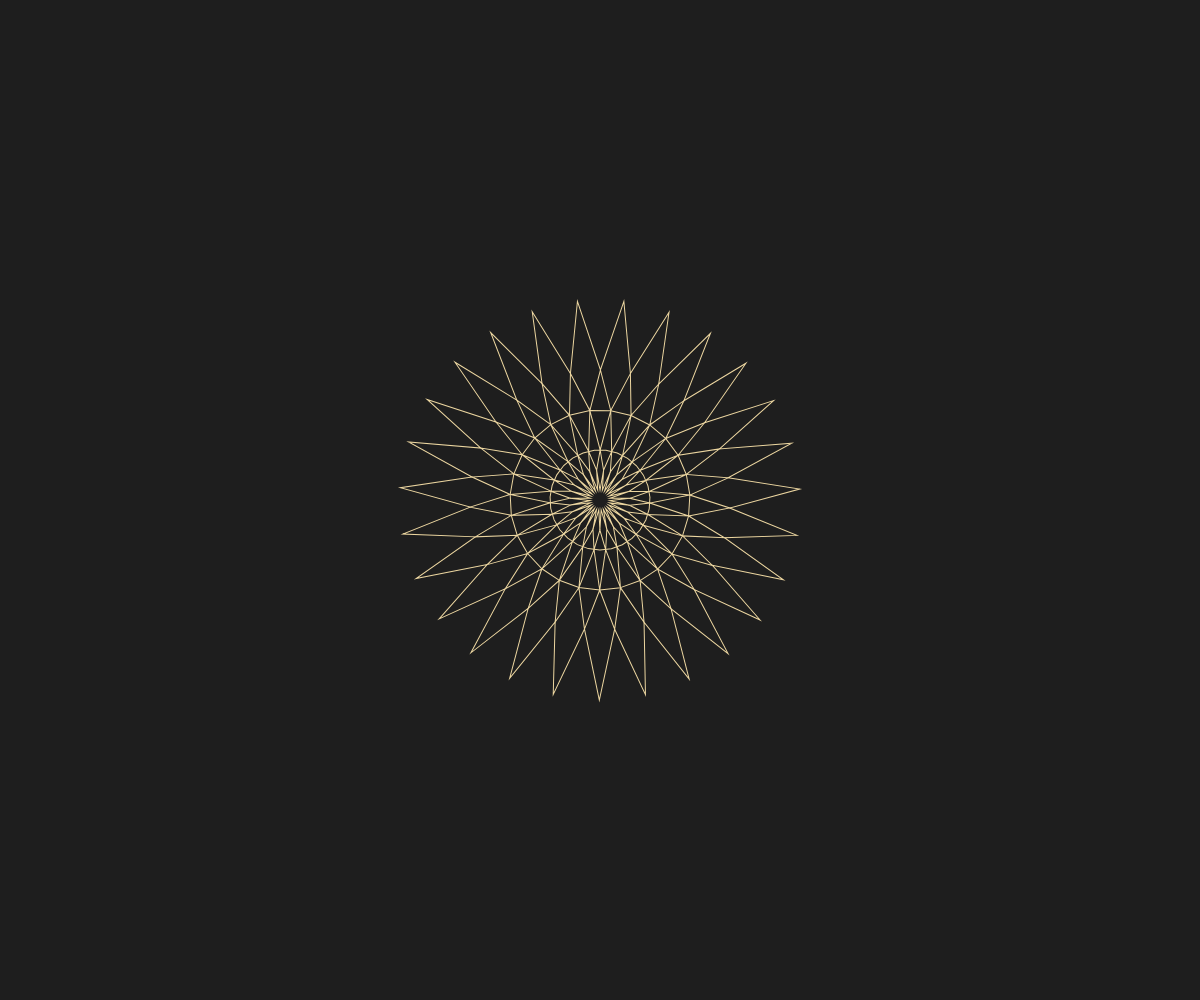
Frame 1 (no input)
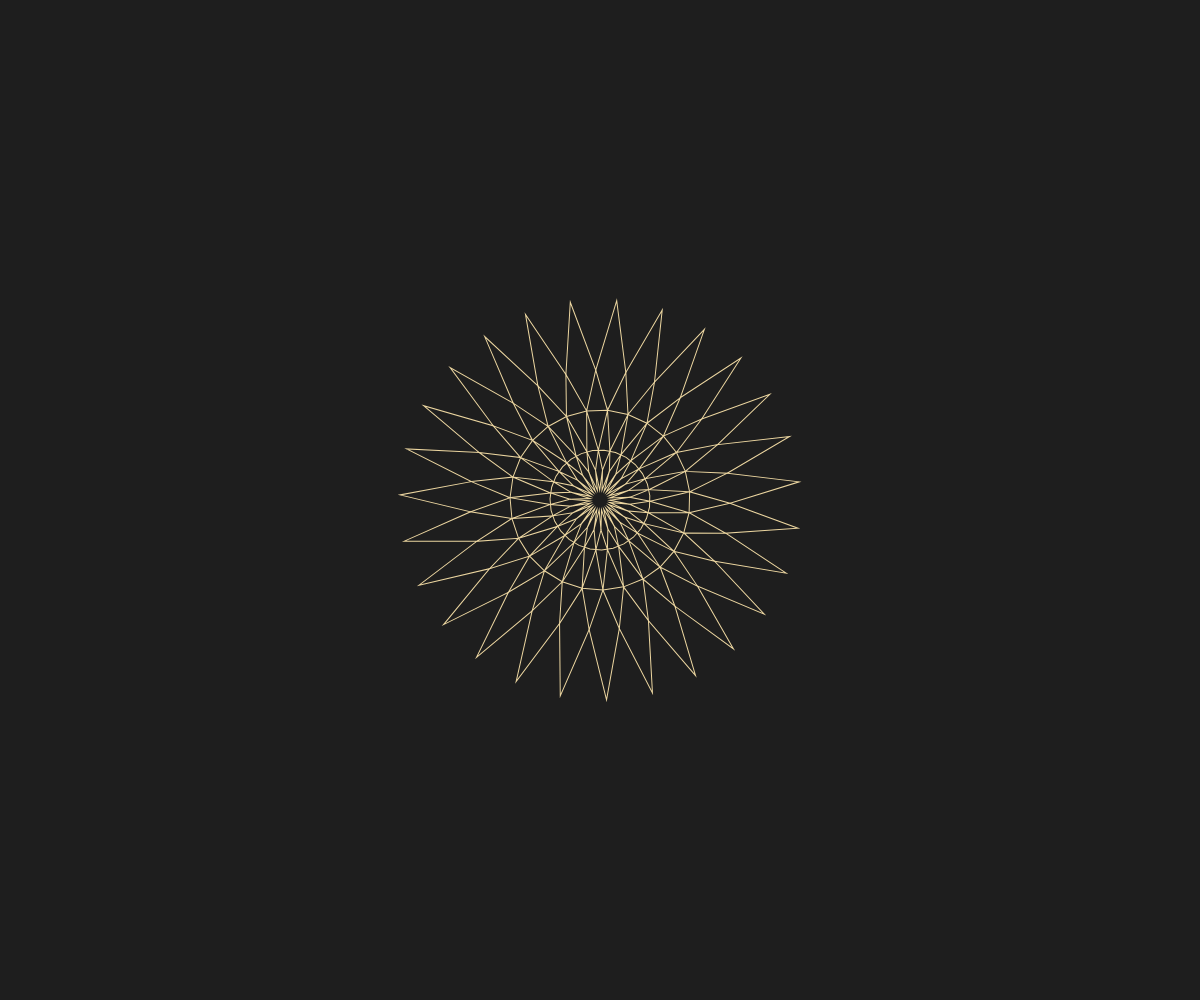
Frame 60 (no input)
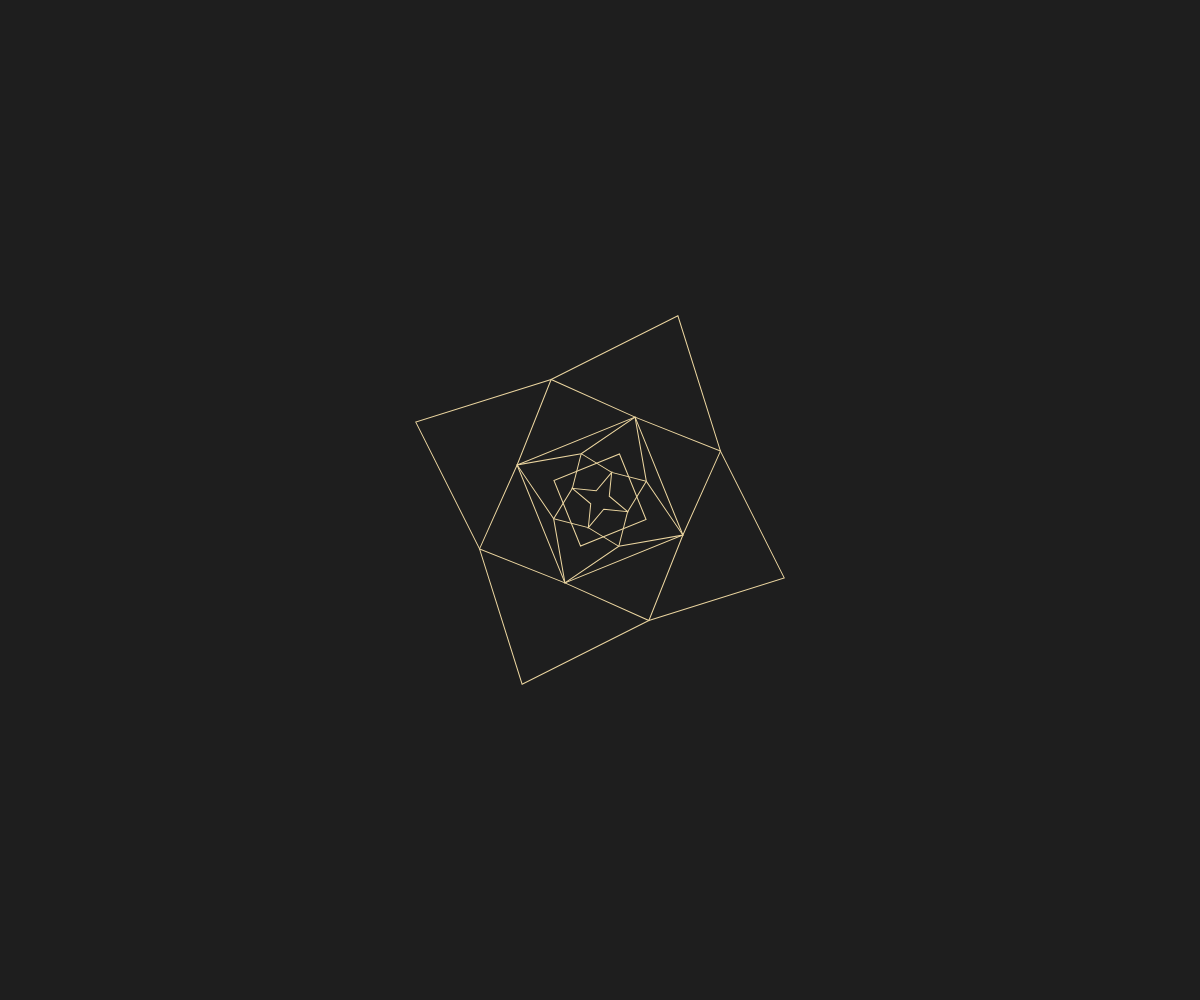
Frame 120 (the mouse pressed at the canvas centre since frame 60)

The p5.js sketch that drew these frames (run headless with seeded random() and noise() and a simulated clock; from frame 60 on, the mouse is pressed at the canvas centre):

// p5.js sketch
// ── sketch.js
function setup() {
  createCanvas(windowWidth, windowHeight);
  // noLoop();
}

function draw() {
  background(30);
  noFill();
  stroke(236,214,160);

  let d = abs(mouseX - width/2)/10;
  if(d>30){ d=30;}

  let side = int(map(abs(mouseX-width/2),0,width,4,50));

  push();
  translate(width/2, height/2);
  rotate(frameCount/300);
  star(0,0,side,30,50);
  polygon(0,0,side,50);
  polygon(0,0,side,90);
  star(0,0,side,90,130);
  pop();

  push();
  translate(width/2, height/2);
  rotate(frameCount/300 + PI/side);
  star(0,0,side,10,30);
  star(0,0,side,50,90);
  star(0,0,side,130,200);
  pop();

}

function polygon(x,y,n,r){
  beginShape();

  for(i=1;i<=n;i++){

    let angle = i*2*PI/n;
    sx = x + r*sin(angle);
    sy = y + r*cos(angle);

    vertex(sx,sy);
  }
  endShape(CLOSE);
}

function star(x,y,n,r1,r2){
  beginShape();

  for(i=1;i<=n;i++){

    let angle1 = i*2*PI/n;
    let angle2 = angle1 + PI/n;

    x1 = x + r1*sin(angle1);
    y1 = y + r1*cos(angle1);

    vertex(x1,y1);

    x2 = x + r2*sin(angle2);
    y2 = y + r2*cos(angle2);

    vertex(x2,y2);
  }
  endShape(CLOSE);
}
